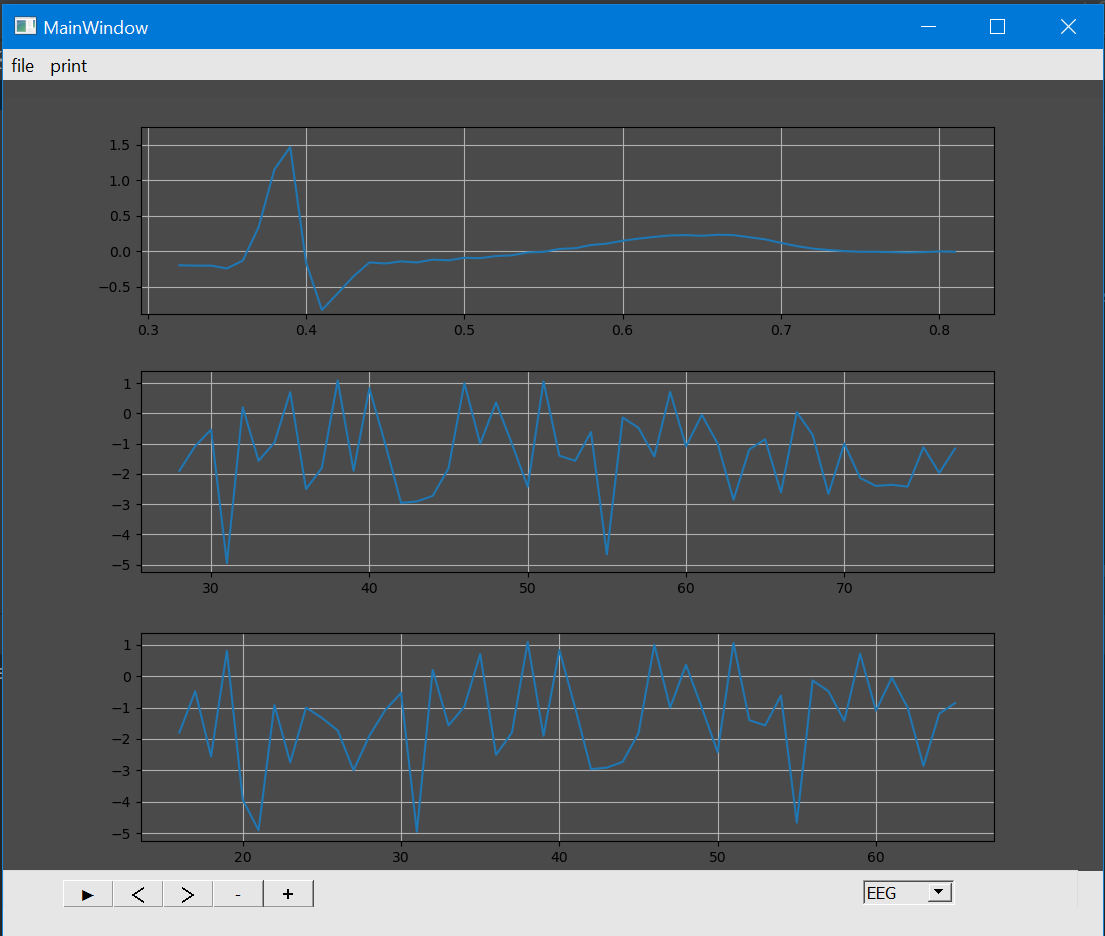

Source code (Python):
# -*- coding: utf-8 -*-

# Form implementation generated from reading ui file 'sv.ui'
#
# Created by: PyQt5 UI code generator 5.15.2
#
# WARNING: Any manual changes made to this file will be lost when pyuic5 is
# run again.  Do not edit this file unless you know what you are doing.


from PyQt5 import QtCore, QtGui, QtWidgets
from PyQt5 import QtCore, QtGui, QtWidgets
from PyQt5 import QtCore, QtGui, QtWidgets
#from PyQt5.QtGui import QFileDialog
from PyQt5.QtWidgets import QFileDialog
import sys
from PyQt5.QtWidgets import QDialog, QApplication, QPushButton, QVBoxLayout
from matplotlib.backends.backend_qt5agg import FigureCanvasQTAgg as FigureCanvas
from matplotlib.backends.backend_qt5agg import NavigationToolbar2QT as NavigationToolbar
import matplotlib.pyplot as plt
import random
import pandas as pd
from matplotlib.animation import FuncAnimation
import time
import numpy as np
from matplotlib.figure import Figure
import csv




class Ui_SignalViewer(object):
    def setupUi(self, SignalViewer):
        SignalViewer.setObjectName("SignalViewer")
        SignalViewer.resize(1100, 888)
        SignalViewer.setStyleSheet("background-color: rgb(230, 230, 230);")
        ################################################
        self.figureecg = Figure()
        self.canvasecg = FigureCanvas(self.figureecg)
        ################################################
        self.figureemg = Figure()
        self.canvasemg = FigureCanvas(self.figureemg)
        ################################################
        self.figureeeg = Figure()
        self.canvaseeg = FigureCanvas(self.figureeeg)
        ################################################
        self.centralwidget = QtWidgets.QWidget(SignalViewer)
        self.centralwidget.setObjectName("centralwidget")
        self.verticalWidget = QtWidgets.QWidget(self.centralwidget)
        self.verticalWidget.setGeometry(QtCore.QRect(0, 0, 1101, 261))
        self.verticalWidget.setStyleSheet("background-color: rgb(72, 72, 72);\n"
"color: rgb(218, 218, 0);")
        self.verticalWidget.setObjectName("verticalWidget")
        self.verticalLayout = QtWidgets.QVBoxLayout(self.verticalWidget)
        self.verticalLayout.setContentsMargins(0, 0, 0, 0)
        self.verticalLayout.setObjectName("verticalLayout")
        self.line_2 = QtWidgets.QFrame(self.verticalWidget)
        self.line_2.setFrameShape(QtWidgets.QFrame.VLine)
        self.line_2.setFrameShadow(QtWidgets.QFrame.Sunken)
        self.line_2.setObjectName("line_2")
        self.verticalLayout.addWidget(self.line_2)
        self.line = QtWidgets.QFrame(self.verticalWidget)
        self.line.setFrameShape(QtWidgets.QFrame.VLine)
        self.line.setFrameShadow(QtWidgets.QFrame.Sunken)
        self.line.setObjectName("line")
        self.verticalLayout.addWidget(self.line)
        self.verticalWidget_2 = QtWidgets.QWidget(self.centralwidget)
        self.verticalWidget_2.setGeometry(QtCore.QRect(0, 260, 1101, 261))
        self.verticalWidget_2.setMinimumSize(QtCore.QSize(1101, 231))
        self.verticalWidget_2.setStyleSheet("background-color: rgb(72, 72, 72);\n"
"color: rgb(233, 235, 61);\n"
"gridline-color: rgb(131, 131, 131);")
        self.verticalWidget_2.setObjectName("verticalWidget_2")
        self.verticalLayout_2 = QtWidgets.QVBoxLayout(self.verticalWidget_2)
        self.verticalLayout_2.setContentsMargins(0, 0, 0, 0)
        self.verticalLayout_2.setObjectName("verticalLayout_2")
        self.verticalWidget_3 = QtWidgets.QWidget(self.centralwidget)
        self.verticalWidget_3.setGeometry(QtCore.QRect(0, 520, 1101, 271))
        self.verticalWidget_3.setStyleSheet("background-color: rgb(72, 72, 72);")
        self.verticalWidget_3.setObjectName("verticalWidget_3")
        self.verticalLayout_3 = QtWidgets.QVBoxLayout(self.verticalWidget_3)
        self.verticalLayout_3.setContentsMargins(0, 0, 0, 0)
        self.verticalLayout_3.setObjectName("verticalLayout_3")
        ##################################################################
        self.verticalLayout.addWidget(self.canvasecg)
        self.verticalLayout_2.addWidget(self.canvasemg)
        self.verticalLayout_3.addWidget(self.canvaseeg)
        ##################################################################
        self.groupBox = QtWidgets.QGroupBox(self.centralwidget)
        self.groupBox.setGeometry(QtCore.QRect(0, 790, 1075, 41))
        font = QtGui.QFont()
        font.setFamily("MS Sans Serif")
        font.setPointSize(14)
        font.setBold(True)
        font.setWeight(75)
        self.groupBox.setFont(font)
        self.groupBox.setTitle("")
        self.groupBox.setObjectName("groupBox")
        self.Playback = QtWidgets.QPushButton(self.groupBox)
        self.Playback.setGeometry(QtCore.QRect(60, 10, 51, 28))
        self.Playback.setObjectName("Playback")
        self.shift_left = QtWidgets.QPushButton(self.groupBox)
        self.shift_left.setGeometry(QtCore.QRect(110, 10, 51, 28))
        self.shift_left.setStyleSheet("font: 75 12pt \"MS Sans Serif\";")
        self.shift_left.setObjectName("shift_left")
        self.shift_right = QtWidgets.QPushButton(self.groupBox)
        self.shift_right.setGeometry(QtCore.QRect(160, 10, 51, 28))
        self.shift_right.setStyleSheet("font: 75 12pt \"MS Sans Serif\";")
        self.shift_right.setObjectName("shift_right")
        self.zin = QtWidgets.QPushButton(self.groupBox)
        self.zin.setGeometry(QtCore.QRect(260, 10, 51, 28))
        self.zin.setStyleSheet("font: 75 12pt \"MS Sans Serif\";")
        self.zin.setObjectName("zin")
        self.zout = QtWidgets.QPushButton(self.groupBox)
        self.zout.setGeometry(QtCore.QRect(210, 10, 51, 28))
        self.zout.setObjectName("zout")
        self.comboBox = QtWidgets.QComboBox(self.groupBox)
        self.comboBox.setGeometry(QtCore.QRect(860, 10, 92, 25))
        self.comboBox.setObjectName("comboBox")
        self.label_choose = QtWidgets.QLabel(self.groupBox)
        self.label_choose.setGeometry(QtCore.QRect(960, 10, 71, 21))
        self.label_choose.setText("")
        self.label_choose.setObjectName("label_choose")
        SignalViewer.setCentralWidget(self.centralwidget)
        self.menubar = QtWidgets.QMenuBar(SignalViewer)
        self.menubar.setGeometry(QtCore.QRect(0, 0, 1100, 31))
        self.menubar.setObjectName("menubar")
        self.menufile = QtWidgets.QMenu(self.menubar)
        self.menufile.setObjectName("menufile")
        self.menuexport_PDF = QtWidgets.QMenu(self.menubar)
        self.menuexport_PDF.setObjectName("menuexport_PDF")
        SignalViewer.setMenuBar(self.menubar)
        self.statusbar = QtWidgets.QStatusBar(SignalViewer)
        self.statusbar.setObjectName("statusbar")
        SignalViewer.setStatusBar(self.statusbar)
        self.open_source1 = QtWidgets.QAction(SignalViewer)
        self.open_source1.setObjectName("open_source1")
        self.open_source2 = QtWidgets.QAction(SignalViewer)
        self.open_source2.setObjectName("open_source2")
        self.actioopen_source3 = QtWidgets.QAction(SignalViewer)
        self.actioopen_source3.setObjectName("actioopen_source3")
        self.actionexport_PDF = QtWidgets.QAction(SignalViewer)
        self.actionexport_PDF.setObjectName("actionexport_PDF")
        self.menufile.addAction(self.open_source1)
        self.menufile.addAction(self.open_source2)
        self.menufile.addAction(self.actioopen_source3)
        self.menuexport_PDF.addAction(self.actionexport_PDF)
        self.menubar.addAction(self.menufile.menuAction())
        self.menubar.addAction(self.menuexport_PDF.menuAction())
        ls= ["ECG","EMG","EEG"]
        self.comboBox.addItems(ls)
        self.open_source1.triggered.connect(self.imp_ecg)
        self.open_source2.triggered.connect(self.imp_emg)
        self.actioopen_source3.triggered.connect(self.imp_eeg)
        self.Playback.clicked.connect(self.pb)
        self.shift_left.clicked.connect(self.backword)
        self.shift_right.clicked.connect(self.forword)
        self.zin.clicked.connect(self.zoomin)
        self.zout.clicked.connect(self.zoomout)
        self.actionexport_PDF.triggered.connect(self.report)
        self.figureecg.set_facecolor((0.29,0.29,0.29))
        self.figureemg.set_facecolor((0.29,0.29,0.29))
        self.figureeeg.set_facecolor((0.29,0.29,0.29))

        self.retranslateUi(SignalViewer)
        QtCore.QMetaObject.connectSlotsByName(SignalViewer)

    def retranslateUi(self, SignalViewer):
        _translate = QtCore.QCoreApplication.translate
        SignalViewer.setWindowTitle(_translate("SignalViewer", "MainWindow"))
        self.verticalWidget.setToolTip(_translate("SignalViewer", "<html><head/><body><p><br/></p></body></html>"))
        self.verticalWidget_2.setToolTip(_translate("SignalViewer", "<html><head/><body><p><br/></p></body></html>"))
        self.verticalWidget_3.setToolTip(_translate("SignalViewer", "<html><head/><body><p><br/></p></body></html>"))
        self.Playback.setText(_translate("SignalViewer", "►"))
        self.Playback.setShortcut(_translate("SignalViewer", "W"))
        self.shift_left.setText(_translate("SignalViewer", "<"))
        self.shift_left.setShortcut(_translate("SignalViewer", "E"))
        self.shift_right.setText(_translate("SignalViewer", ">"))
        self.shift_right.setShortcut(_translate("SignalViewer", "R"))
        self.zin.setText(_translate("SignalViewer", "+"))
        self.zin.setShortcut(_translate("SignalViewer", "Y"))
        self.zout.setText(_translate("SignalViewer", "-"))
        self.zout.setShortcut(_translate("SignalViewer", "T"))
        self.menufile.setTitle(_translate("SignalViewer", "file"))
        self.menuexport_PDF.setTitle(_translate("SignalViewer", "print"))
        self.open_source1.setText(_translate("SignalViewer", "open ECG"))
        self.open_source1.setShortcut(_translate("SignalViewer", "1"))
        self.open_source2.setText(_translate("SignalViewer", "open EMG"))
        self.open_source2.setShortcut(_translate("SignalViewer", "2"))
        self.actioopen_source3.setText(_translate("SignalViewer", "open EEG"))
        self.actioopen_source3.setShortcut(_translate("SignalViewer", "3"))
        self.actionexport_PDF.setText(_translate("SignalViewer", "export PDF"))
        self.actionexport_PDF.setShortcut(_translate("SignalViewer", "4"))


    def imp_ecg(self):
        self.path_ecg = QFileDialog.getOpenFileName(None, 'Open CSV ', '/home', "CSV (*.csv)")[0]
        ds_ecg= pd.read_csv(self.path_ecg)
        self.x_ecg=ds_ecg.iloc[0:-1,0].values
        self.y_ecg=ds_ecg.iloc[0:-1,1].values
        self.comboBox.setCurrentText("ECG")
        #self.path_ecg=0
        self.frame_counter_ecg=25
        self.flag_ecg =False
        #self.x_ecg=0
        #self.y_ecg=0
        ###############################
        
        #print(axis[60:80])
        ###############################
        


    def imp_emg(self):
        self.path_emg = QFileDialog.getOpenFileName(None, 'Open CSV ', '/home', "CSV (*.csv)")[0]
        ds_emg= pd.read_csv(self.path_emg)
        self.y_emg=ds_emg.iloc[0:-1,0].values
        self.axis_emg=np.linspace(0,len(self.y_emg)-1,len(self.y_emg))
        self.comboBox.setCurrentText("EMG")
        self.frame_counter_emg=25
        self.flag_emg =False
        self.pb()
    def imp_eeg(self):
        self.path_eeg = QFileDialog.getOpenFileName(None, 'Open CSV ', '/home', "CSV (*.csv)")[0]
        ds_eeg= pd.read_csv(self.path_eeg)
        self.y_eeg=ds_eeg.iloc[0:-1,0].values
        self.axis_eeg=np.linspace(0,len(self.y_eeg)-1,len(self.y_eeg))
        self.comboBox.setCurrentText("EEG")
        self.frame_counter_eeg=25
        self.flag_eeg =False
        self.pb()
    
    def pb(self):
        content = self.comboBox.currentText()
        if content=="ECG":
            if self.flag_ecg == False:
                self.flag_ecg =True
                c=self.frame_counter_ecg
                self.figureecg.clear()
                lines = [ax.plot([],[])[0] for ax in self.figureecg.axes]
                def update(i):
                    if not self.flag_ecg:
                        self.ani_ecg.event_source.stop()
                        self.canvasecg.flush_events()

                    else:
                        self.frame_counter_ecg=i+c
                        range_min=2*int(((self.frame_counter_ecg-25)+abs(self.frame_counter_ecg-25))/2)
                        xa=self.x_ecg[range_min:2*self.frame_counter_ecg]
                        y1=self.y_ecg[range_min:2*self.frame_counter_ecg]
                        ax=self.figureecg.gca()
                        ax.cla()
                        ax.set_ylim(min(self.y_ecg),max(self.y_ecg))
                        ax.set_facecolor((0.29,0.29,0.29))
                        ax.grid(True)
                        #ax.ylim(min(ym),max(ym))
                        ax.plot(xa,y1)
                        self.canvasecg.draw()
                    self.canvasecg.flush_events()
                    return lines
                self.ani_ecg = FuncAnimation(self.figureecg, update,frames=np.arange(0,int(len(self.x_ecg)/2)-25),interval=50,blit=True)
            else:
                self.flag_ecg=False
        elif content=="EMG":
            if self.flag_emg == False:
                self.flag_emg =True
                c=self.frame_counter_emg
                self.figureemg.clear()
                lines = [ax.plot([],[])[0] for ax in self.figureemg.axes]
                def update(i):
                    if not self.flag_emg:
                        self.ani_emg.event_source.stop()
                        self.canvasemg.flush_events()

                    else:
                        self.frame_counter_emg=i+c
                        range_min=2*int(((self.frame_counter_emg-25)+abs(self.frame_counter_emg-25))/2)
                        xa=self.axis_emg[range_min:self.frame_counter_emg*2]
                        y1=self.y_emg[range_min:2*self.frame_counter_emg]
                        ax=self.figureemg.gca()
                        ax.cla()
                        #ax.set_ylim(min(self.y_emg),max(self.y_emg))
                        ax.set_facecolor((0.29,0.29,0.29))
                        ax.grid(True)
                        #ax.set_ylim(min(self.y_emg),max(self.y_emg))
                        ax.plot(xa,y1)
                        self.canvasemg.draw()
                    self.canvasemg.flush_events()
                    return lines
                self.ani_emg = FuncAnimation(self.figureemg, update,frames=np.arange(0,int(len(self.y_emg)/2)-25),interval=50,blit=True)
            else:
                self.flag_emg=False
        elif content=="EEG":
            if self.flag_eeg == False:
                self.flag_eeg =True
                c=self.frame_counter_eeg
                self.figureeeg.clear()
                lines = [ax.plot([],[])[0] for ax in self.figureeeg.axes]
                def update(i):
                    if not self.flag_eeg:
                        self.ani_eeg.event_source.stop()
                        self.canvaseeg.flush_events()

                    else:
                        self.frame_counter_eeg=i+c
                        range_min=2*int(((self.frame_counter_eeg-25)+abs(self.frame_counter_eeg-25))/2)
                        xa=self.axis_eeg[range_min:self.frame_counter_eeg*2]
                        y1=self.y_eeg[range_min:2*self.frame_counter_eeg]
                        ax=self.figureeeg.gca()
                        ax.cla()     
                        #ax.set_ylim(min(self.y_eeg),max(self.y_eeg))
                        ax.set_facecolor((0.29,0.29,0.29))
                        ax.grid(True)                   
                        #ax.set_ylim(min(self.y_eeg),max(self.y_eeg))
                        ax.plot(xa,y1)
                        self.canvaseeg.draw()
                    self.canvaseeg.flush_events()
                    return lines
                self.ani_eeg = FuncAnimation(self.figureeeg, update,frames=np.arange(0,int(len(self.y_eeg)/2)-25),interval=50,blit=True)
            else:
                self.flag_eeg=False

    def backword(self):
        content = self.comboBox.currentText()
        if content=="ECG":
            if self.frame_counter_ecg>35:
                self.frame_counter_ecg=self.frame_counter_ecg-10
                range_min=2*int(((self.frame_counter_ecg-25)+abs(self.frame_counter_ecg-25))/2)
                xa=self.x_ecg[range_min:2*self.frame_counter_ecg]
                ya=self.y_ecg[range_min:2*self.frame_counter_ecg]
                self.figureecg.clear()
                ax=self.figureecg.add_subplot(111)
                ax.set_ylim(min(self.y_ecg),max(self.y_ecg))
                ax.set_facecolor((0.29,0.29,0.29))
                ax.grid(True)
                #ax.set_ylim(min(self.y_ecg),max(self.y_ecg))
                ax.plot(xa,ya)
                self.canvasecg.draw()
                self.canvasecg.flush_events()
        elif content=="EMG":
            if self.frame_counter_emg>35:
                self.frame_counter_emg=self.frame_counter_emg-10
                range_min=2*int(((self.frame_counter_emg-25)+abs(self.frame_counter_emg-25))/2)
                xa=self.axis_emg[range_min:self.frame_counter_emg*2]
                ya=self.y_emg[range_min:2*self.frame_counter_emg]
                self.figureemg.clear()
                ax=self.figureemg.add_subplot(111)                        
                ax.set_ylim(min(self.y_emg),max(self.y_emg))
                ax.set_facecolor((0.29,0.29,0.29))
                ax.grid(True)
                #ax.set_ylim(min(self.y_emg),max(self.y_emg))
                ax.plot(xa,ya)
                self.canvasemg.draw()
                self.canvasemg.flush_events()
        elif content=="EEG":
            if self.frame_counter_eeg>35:
                self.frame_counter_eeg=self.frame_counter_eeg-10
                range_min=2*int(((self.frame_counter_eeg-25)+abs(self.frame_counter_eeg-25))/2)
                xa=self.axis_eeg[range_min:self.frame_counter_eeg*2]
                ya=self.y_eeg[range_min:2*self.frame_counter_eeg]
                self.figureeeg.clear()
                ax=self.figureeeg.add_subplot(111)                        
                ax.set_ylim(min(self.y_eeg),max(self.y_eeg))
                ax.set_facecolor((0.29,0.29,0.29))
                ax.grid(True)
                #ax.set_ylim(min(self.y_eeg),max(self.y_eeg))
                ax.plot(xa,ya)
                self.canvaseeg.draw()
                self.canvaseeg.flush_events()

    def forword(self):
        content = self.comboBox.currentText()
        if content=="ECG":
            if self.frame_counter_ecg<(len(self.x_ecg)/2-10):
                self.frame_counter_ecg=self.frame_counter_ecg+10
                range_min=2*int(((self.frame_counter_ecg-25)+abs(self.frame_counter_ecg-25))/2)
                xa=self.x_ecg[range_min:2*self.frame_counter_ecg]
                ya=self.y_ecg[range_min:2*self.frame_counter_ecg]
                self.figureecg.clear()
                ax=self.figureecg.add_subplot(111)                        
                ax.set_ylim(min(self.y_ecg),max(self.y_ecg))
                ax.set_facecolor((0.29,0.29,0.29))
                ax.grid(True)
                #ax.set_ylim(min(self.y_ecg),max(self.y_ecg))
                ax.plot(xa,ya)
                self.canvasecg.draw()
                self.canvasecg.flush_events()
        elif content=="EMG":
            if self.frame_counter_emg<(len(self.y_emg)/2-10):
                self.frame_counter_emg=self.frame_counter_emg+10
                range_min=2*int(((self.frame_counter_emg-25)+abs(self.frame_counter_emg-25))/2)
                xa=self.axis_emg[range_min:self.frame_counter_emg*2]
                ya=self.y_emg[range_min:2*self.frame_counter_emg]
                self.figureemg.clear()
                ax=self.figureemg.add_subplot(111)                        
                ax.set_ylim(min(self.y_emg),max(self.y_emg))
                ax.set_facecolor((0.29,0.29,0.29))
                ax.grid(True)
                #ax.set_ylim(min(self.y_emg),max(self.y_emg))
                ax.plot(xa,ya)
                self.canvasemg.draw()                
                self.canvasemg.flush_events()
        elif content=="EEG":
            if self.frame_counter_eeg<(len(self.y_eeg)/2-10):
                self.frame_counter_eeg=self.frame_counter_eeg+10            
                range_min=2*int(((self.frame_counter_eeg-25)+abs(self.frame_counter_eeg-25))/2)
                xa=self.axis_eeg[range_min:self.frame_counter_eeg*2]
                ya=self.y_eeg[range_min:2*self.frame_counter_eeg]
                self.figureeeg.clear()
                ax=self.figureeeg.add_subplot(111)                        
                ax.set_ylim(min(self.y_eeg),max(self.y_eeg))
                ax.set_facecolor((0.29,0.29,0.29))
                ax.grid(True)
                #ax.set_ylim(min(self.y_eeg),max(self.y_eeg))
                ax.plot(xa,ya)
                self.canvaseeg.draw()                
                self.canvaseeg.flush_events()

    def zoomin(self):
        content = self.comboBox.currentText()
        if content=="ECG":
            range_min=2*int(((self.frame_counter_ecg-25)+abs(self.frame_counter_ecg-25))/2)
            xa=self.x_ecg[range_min:2*self.frame_counter_ecg]
            ya=self.y_ecg[range_min:2*self.frame_counter_ecg]
            self.figureecg.clear()
            ax=self.figureecg.add_subplot(111)
            #ax.set_ylim(min(self.y_ecg),max(self.y_ecg))
            ax.set_facecolor((0.29,0.29,0.29))
            ax.grid(True)
            #ax.set_ylim(min(self.y_ecg),max(self.y_ecg))
            ax.margins(x=-0.3,y=0.05)
            ax.plot(xa,ya)
            self.canvasecg.draw()                
            self.canvasecg.flush_events()
        elif content=="EMG":
            range_min=2*int(((self.frame_counter_emg-25)+abs(self.frame_counter_emg-25))/2)
            xa=self.axis_emg[range_min:self.frame_counter_emg*2]
            ya=self.y_emg[range_min:2*self.frame_counter_emg]
            self.figureemg.clear()
            ax=self.figureemg.add_subplot(111)                        
            #ax.set_ylim(min(self.y_emg),max(self.y_emg))
            ax.set_facecolor((0.29,0.29,0.29))
            ax.grid(True)
            ax.margins(x=-0.2,y=0.05)
            ax.plot(xa,ya)
            self.canvasemg.draw()                
            self.canvasemg.flush_events()
        elif content=="EEG":
            range_min=2*int(((self.frame_counter_eeg-25)+abs(self.frame_counter_eeg-25))/2)
            xa=self.axis_eeg[range_min:self.frame_counter_eeg*2]
            ya=self.y_eeg[range_min:2*self.frame_counter_eeg]
            self.figureeeg.clear()
            ax=self.figureeeg.add_subplot(111)
            #ax.set_ylim(min(self.y_eeg),max(self.y_eeg))
            ax.set_facecolor((0.29,0.29,0.29))
            ax.grid(True)
            ax.margins(x=-0.2,y=0.05)
            ax.plot(xa,ya)
            self.canvaseeg.draw()
            self.canvaseeg.flush_events()

    def zoomout(self):
        content = self.comboBox.currentText()
        if content=="ECG":
            range_min=2*int(((self.frame_counter_ecg-25)+abs(self.frame_counter_ecg-25))/2)
            xa=self.x_ecg[range_min:2*self.frame_counter_ecg]
            ya=self.y_ecg[range_min:2*self.frame_counter_ecg]
            self.figureecg.clear()
            ax=self.figureecg.add_subplot(111)
            ax.set_facecolor((0.29,0.29,0.29))
            ax.grid(True)
            #ax.set_ylim(min(self.y_ecg),max(self.y_ecg))
            ax.set_facecolor((0.29,0.29,0.29))
            ax.grid(True)
            ax.margins(x=0.05,y=2)
            ax.plot(xa,ya)
            self.canvasecg.draw()                
            self.canvasecg.flush_events()
        elif content=="EMG":
            range_min=2*int(((self.frame_counter_emg-25)+abs(self.frame_counter_emg-25))/2)
            xa=self.axis_emg[range_min:self.frame_counter_emg*2]
            ya=self.y_emg[range_min:2*self.frame_counter_emg]
            self.figureemg.clear()
            ax=self.figureemg.add_subplot(111)
            ax.set_facecolor((0.29,0.29,0.29))
            ax.grid(True)
            ax.margins(x=0.05,y=2)
            ax.plot(xa,ya)
            self.canvasemg.draw()                
            self.canvasemg.flush_events()
        elif content=="EEG":
            range_min=2*int(((self.frame_counter_eeg-25)+abs(self.frame_counter_eeg-25))/2)
            xa=self.axis_eeg[range_min:self.frame_counter_eeg*2]
            ya=self.y_eeg[range_min:2*self.frame_counter_eeg]
            self.figureeeg.clear()
            ax=self.figureeeg.add_subplot(111)
            ax.set_facecolor((0.29,0.29,0.29))
            ax.grid(True)
            ax.margins(x=0.05,y=10)
            ax.plot(xa,ya)
            self.canvaseeg.draw()                
            self.canvaseeg.flush_events()
    def report(self):
        ecg = pd.read_csv(self.path_ecg)
        x1=ecg.iloc[0:-1,0].values
        y1=ecg.iloc[0:-1,1].values

        eeg = pd.read_csv(self.path_eeg)
        y2=eeg.iloc[0:-1,0].values
        x2=[]
        for i in range (0,len(y2),1):
            x2.append(i)

        emg1 = pd.read_csv(self.path_emg)
        y3=emg1.iloc[0:-1,0].values
        x3=[]
        for i in range (0,len(y3),1):
            x3.append(i)
        fig=plt
        def Signalplot (a,b,c,d,e,f):
            plt.subplot(2, 3, 1)
            plt.title("ECG")
            plt.xlabel('Time')
            plt.ylabel('milivolt')
            plt.plot(a, b)

            # EEG
            plt.subplot(2, 3, 2)
            plt.title("EEG")
            plt.xlabel('Samples')
            plt.ylabel('Amplitude')
            plt.plot(c, d)
            # EMG
            plt.subplot(2, 3, 3)
            plt.title("EMG")
            plt.xlabel('Samples')
            plt.ylabel('Amplitude')
            plt.plot(e, f)
        def Spplot (a,b,c,):
            plt.subplot(2, 3, 4)
            powerSpectrum, freqenciesFound, time, imageAxis = plt.specgram(a)
            plt.xlabel('Time')
            plt.ylabel('Frequency')
            # EEG
            plt.subplot(2, 3, 5)
            powerSpectrum, freqenciesFound, time, imageAxis = plt.specgram(b)
            plt.xlabel('Time')
            plt.ylabel('Frequency')
            # EMG
            plt.subplot(2, 3, 6)
            plt.xlabel('Time')
            plt.ylabel('Frequency')
            powerSpectrum, freqenciesFound, time, imageAxis = plt.specgram(c)

        Signalplot(x1,y1,x2,y2,x3,y3)
        Spplot(y1,y2,y3)
        fig.tight_layout()
        print("printed")
        plt.savefig('Report_Team_2.pdf')



if __name__ == "__main__":
    import sys
    app = QtWidgets.QApplication(sys.argv)
    SignalViewer = QtWidgets.QMainWindow()
    ui = Ui_SignalViewer()
    ui.setupUi(SignalViewer)
    SignalViewer.show()
    sys.exit(app.exec_())
